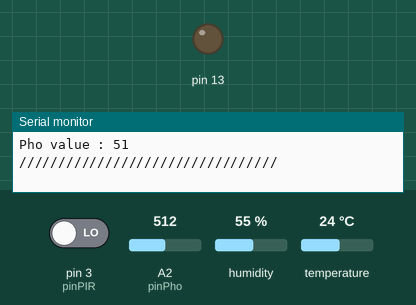
Simulated run of this sketch. Board: Arduino Uno, built with avr-gcc and run on an emulated ATmega328P. On the bench: output pins drawn as LEDs (lit = HIGH), the last lines printed to the serial monitor. Inputs (shaded band) come from the test bench; at power-on: pin 3 (pinPIR) LOW, A2 (pinPho) = 512, humidity 55 %, temperature 24 °C.

Above: at 1.8 s.
1.9 s: pin 3 (pinPIR) driven HIGH
At 4.2 s:
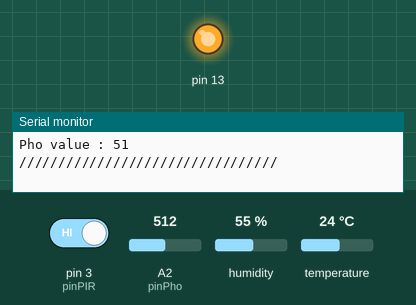
4.6 s: pin 3 (pinPIR) driven LOW
At 6.8 s:
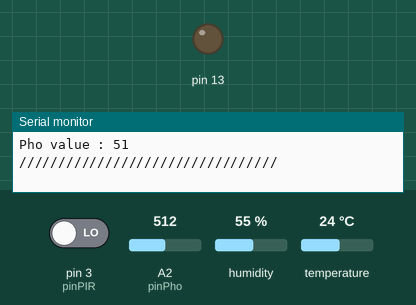
Timing chart, 0 to 8.3 s (numbered marks = the images above; inputs shaded):
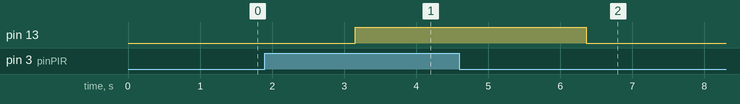

Measured:
- after the input at 1.9 s, pin 13: LOW → HIGH after 1.3 s
- after the input at 4.6 s, pin 13: HIGH → LOW after 1.8 s

The sketch:

WeatherMan.ino
```cpp
#include <SoftwareSerial.h> //libaray of I2C
#include <SimpleDHT.h>

SoftwareSerial BT(10,11); //define serial BT  RX, TX

// for DHT11,
//      VCC: 5V or 3V
//      GND: GND
//      DATA: 2
// for PIR,
//      VCC: 5V
//      GND: GND
//      DATA: 3

int pinDHT11 = 2;
int pinPIR=3;
int pinPho=A2;
SimpleDHT11 dht11;
int time = millis(); //millisceond
void setup()
{
  Serial.begin(9600);
  BT.begin(9600);
  pinMode(13, OUTPUT);
  pinMode(pinPIR, INPUT);
}

void loop()
{
  int valPIR=digitalRead(pinPIR);
  int valPho=analogRead(pinPho);
  valPho=valPho/10;
  byte temperature = 0;
  byte humidity = 0;
  delay(1000);
  if (dht11.read(pinDHT11, &temperature, &humidity, NULL)) {
    Serial.println("Read DHT11 failed.");
    return;
  }
  Serial.print("DHT11 OK: ");
  Serial.print(temperature); Serial.print(" *C, "); Serial.print(humidity); Serial.println(" %, ");
  if (valPIR==HIGH) {
    Serial.println("PIR capture something : ");
    //PIR 有偵測到時 : LED 閃一下
    digitalWrite(13,HIGH);
    }
  else {  //PIR 沒有偵測到 : LED 暗
    digitalWrite(13,LOW);
    Serial.println("PIR capture nothing : ");
    }
   Serial.print("Pho value : ");Serial.println(valPho);
    Serial.println("/////////////////////////////////");
    Serial.println(" ");
   //delay(500);

  int testdata[5]={0,0,0,0,0};
  int now_time = millis();
  if((now_time - time) >= 100)     //actives every 100 milliseconds
  {
    testdata[0]=valPho;
    testdata[1]=valPIR;
    testdata[2]=temperature;
    testdata[3]=humidity;
        BT.write(200); //send packet to phone
        //BT.write(testdata[0]); //send packet to phone
        //BT.write(testdata[1]); //send packet to phone
        BT.write(testdata[2]); //send packet to phone
        BT.write(testdata[3]); //send packet to phone

    //Serial.print("PP_status: ");Serial.println(pp_statue);
    time = now_time;
  }

}
```
